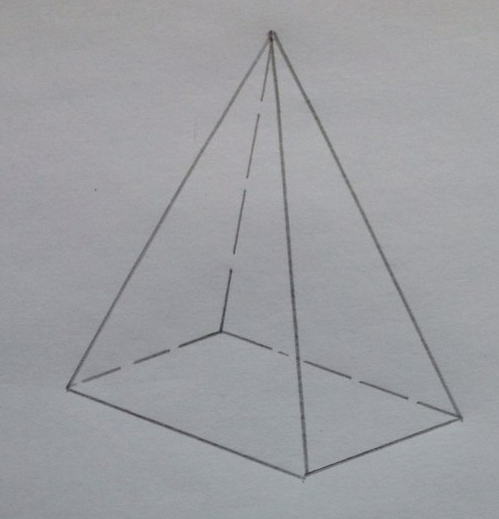
#> input picture test2.jpg, 499 x 519 px, found by its file name
$ python main.py
#> lines starting #> are read from the running program, lines starting #| are printed output that depends on the picture; after the words box and inside, x2 and y2 are one past the last pixel; in counts of white or black regions, pixels touching at a corner belong together
__author__ = 'enlightenedcsf'

import math
import numpy as np
import cv2
import networkx as nx
import matplotlib.pyplot as plt
from networkx.readwrite import json_graph


def nothing(x):
    pass


def compare(rho1, theta1, rho2, theta2):
    return (abs(rho1 - rho2) <= 10) and (abs(theta1 - theta2) < 0.3)


# [133 lines left out: functions is_abc_similar, find_unique_lines, get_a_b_c, transform_lines, find_intersections_in_abcs, not called in this run]


def are_close(point1, point2):
    return math.sqrt(
        (point2[0] - point1[0]) * (point2[0] - point1[0]) + (point2[1] - point1[1]) * (point2[1] - point1[1])) < 15


# [135 lines left out: functions find_unique_points, sort_points, get_points_on_line, are_points_connected, is_point_dark, not called in this run]


def are_points_close(p1, p2, thres):
    return math.sqrt((p2[0] - p1[0]) * (p2[0] - p1[0]) + (p2[1] - p1[1]) * (p2[1] - p1[1])) < thres


# [134 lines left out: functions extract_vertices_and_edges, delete_degenerate_edges, test, get_vertex_to_connect, create_graph, not called in this run]


########################################################################################################################
cv2.namedWindow('image')
# [6 lines of commented-out code are left out]

img = cv2.imread("/home/enlightenedcsf/opencv/pyTest2/test2.jpg")
#> img is the input picture: shape (519, 499, 3); mean B, G, R 161.5, 157.5, 156.5
# [21 lines of commented-out code are left out]
gray = cv2.cvtColor(img, cv2.COLOR_BGR2GRAY)
# gray = cv2.GaussianBlur(gray, (5, 5), 0)
thres = cv2.adaptiveThreshold(gray, 255, cv2.ADAPTIVE_THRESH_GAUSSIAN_C, cv2.THRESH_BINARY, 31, 23)  # 39 25
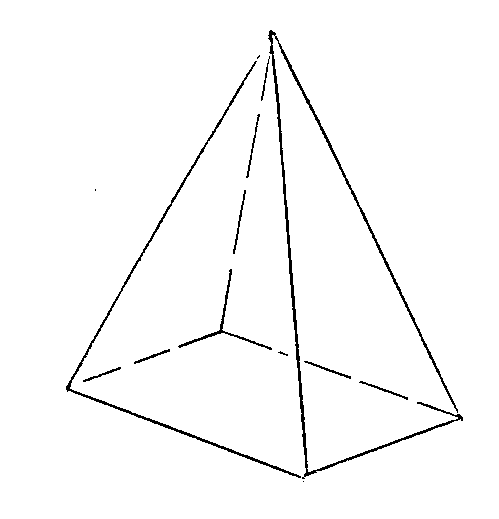
#> thres: shape (519, 499); 97.8% white; black in thin lines or dots, all inside (x1, y1, x2, y2) = (66, 30, 463, 482)

edges = cv2.Canny(thres, 100, 200)
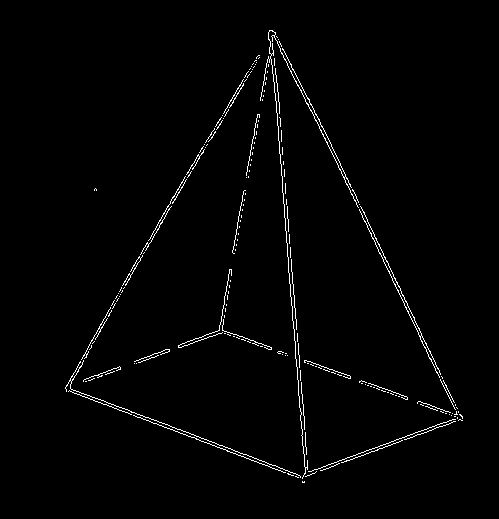
#> edges: shape (519, 499); 1.6% white in thin lines or dots, all inside (x1, y1, x2, y2) = (65, 30, 463, 483)

while 1:
    cv2.imshow('image', img)
    # cv2.imshow('gray', thres)
    # cv2.imshow('edges', edges)
    k = cv2.waitKey(1) & 0xFF
#> (key Esc is pressed here)
    if k == 27:
        break

    # [15 lines of commented-out code are left out]

    lines = cv2.HoughLines(edges, 3, abs(np.pi / 90), 135)
    # [10 lines of commented-out code are left out]

    unique_lines = find_unique_lines(lines)
    # print(unique_lines)

    cnt = 0
    for a, b, c in unique_lines:
        if b == 0:
            x = -c / a
            # cv2.line(img, (int(x), 0), (int(x), 1000), (0, 0, 255), 1)
        else:
            x1 = 0
            y1 = -c / b
            x2 = 1000
            y2 = (-a * x2 - c) / b
            # cv2.line(img, (int(x1), int(y1)), (int(x2), int(y2)), (0, 0, 255), 1)
        cnt += 20

    # [18 lines of commented-out code are left out]

    inter_points = find_intersections_in_abcs(unique_lines)
    # [7 lines of commented-out code are left out]

    test_edges = extract_vertices_and_edges(inter_points, unique_lines)
    # [6 lines of commented-out code are left out]
    test_edges = delete_degenerate_edges(test_edges)
    test_edges = delete_degenerate_edges(test_edges)

    graph = create_graph(test_edges)
    # [12 lines of commented-out code are left out]

    cnt = 0
    for p1, p2 in test_edges:
        cv2.line(img, (int(p1[0]), int(p1[1])), (int(p2[0]), int(p2[1])), (255, cnt * 2, cnt), thickness=2)
        cnt += 5

        # [12 lines of commented-out code are left out]

$ run again, with test1.jpg copied over test2.jpg
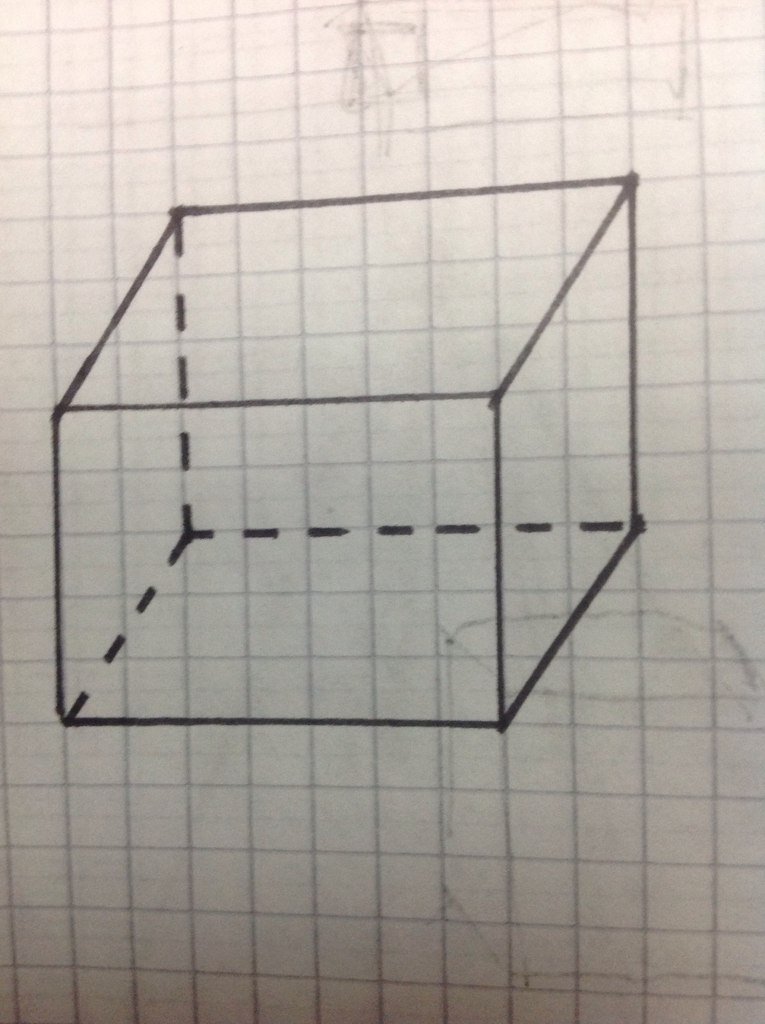
#> input picture test1.jpg, 765 x 1024 px, found by its file name
#> img is the input picture: shape (1024, 765, 3); mean B, G, R 164.3, 171.5, 177.7
#> `thres = cv2.adaptiveThreshold(gray, 255, cv2.ADAPTIVE_THRESH_GAUSSIAN_..`:
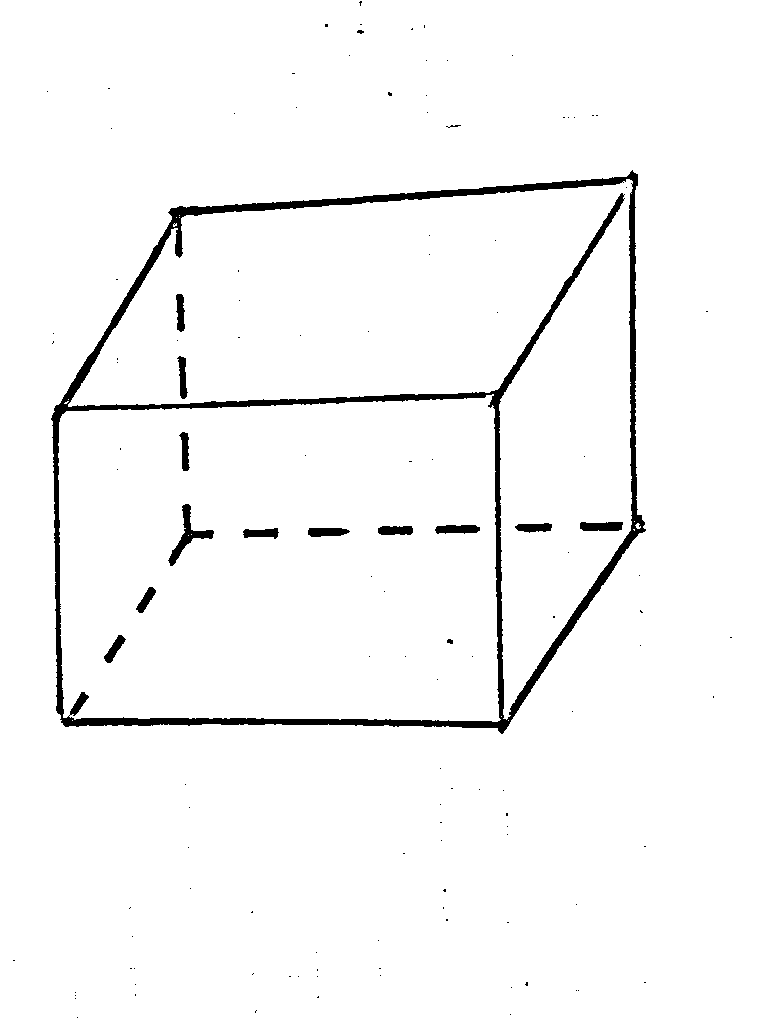
#> thres: shape (1024, 765); 97% white; 126 black regions (110 under 20 px), largest, box (x1, y1, x2, y2) and area: (51, 170, 646, 734) 19269, (168, 504, 214, 566) 665, (580, 522, 623, 531) 350
#> `edges = cv2.Canny(thres, 100, 200)`:
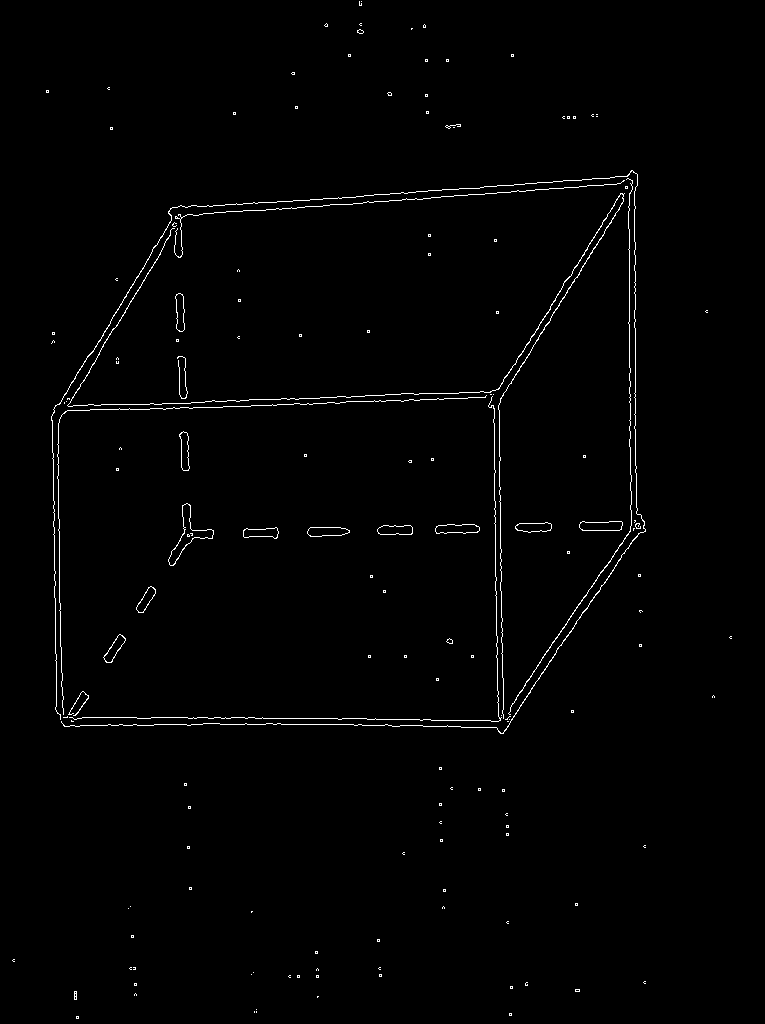
#> edges: shape (1024, 765); 1.1% white in thin lines or dots

$ run again, with test3.jpg copied over test2.jpg
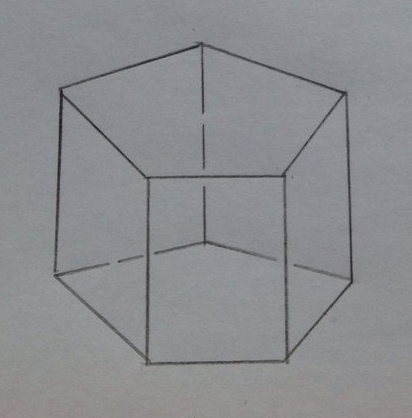
#> input picture test3.jpg, 412 x 418 px, found by its file name
#> img is the input picture: shape (418, 412, 3); mean B, G, R 144.1, 140.5, 139
#> `thres = cv2.adaptiveThreshold(gray, 255, cv2.ADAPTIVE_THRESH_GAUSSIAN_..`:
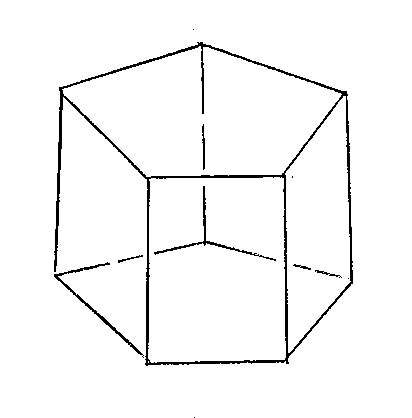
#> thres: shape (418, 412); 96.9% white; black in thin lines or dots, all inside (x1, y1, x2, y2) = (54, 29, 353, 418)
#> `edges = cv2.Canny(thres, 100, 200)`:
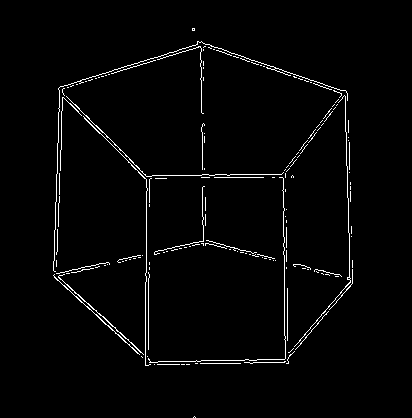
#> edges: shape (418, 412); 2.2% white in thin lines or dots, all inside (x1, y1, x2, y2) = (53, 28, 353, 418)
